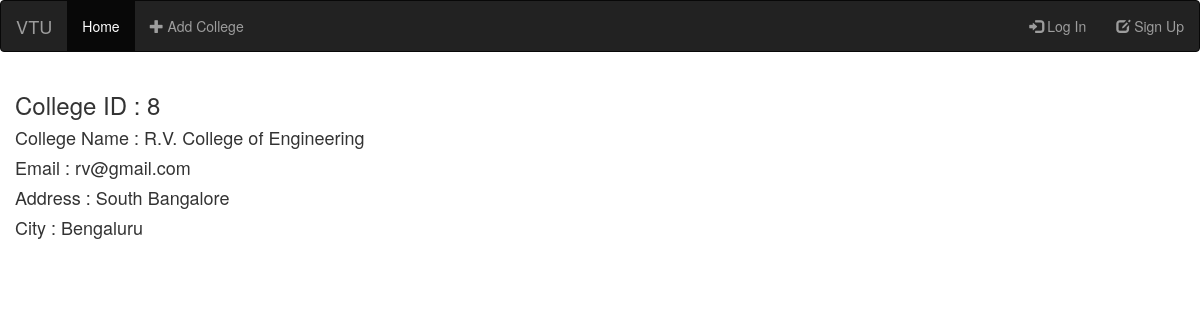
Screenshot of /crud/view?id=8 with the database file from the repository.
### formExample/models.py (models this page shows, shortened)
class College(models.Model):
    college_name = models.CharField(max_length=100, unique=True)
    college_email = models.EmailField(unique=True)
    college_address = models.CharField(max_length=250)
    college_city = models.CharField(max_length=100)
    class Meta:
        db_table = 'college'

### crud/views.py (the view)
def view(request):
    id = request.GET['id']
    data = College.objects.get(id=id)
    return render(request, 'crud/view.html', {'data': data})

### crud/templates/crud/view.html
{% extends 'layout.html' %}
{% block content %}
<h3>College ID : {{ data.id }}</h3>
<h4>College Name : {{ data.college_name }}</h4>
<h4>Email : {{ data.college_email }}</h4>
<h4>Address : {{ data.college_address }}</h4>
<h4>City : {{ data.college_city }}</h4>
{% endblock %}

### rows the page displays
College: id "8", college_name "R.V. College of Engineering", college_email "rv@gmail.com", college_address "South Bangalore", college_city "Bengaluru"
